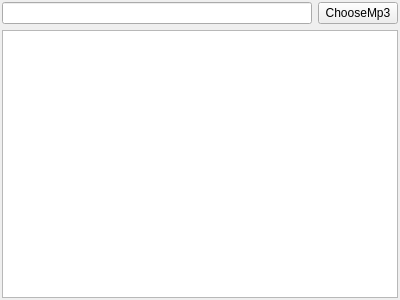
<?xml version="1.0" encoding="UTF-8"?>
<ui version="4.0">
 <class>Mp3InfoWidget</class>
 <widget class="QWidget" name="Mp3InfoWidget">
  <property name="geometry">
   <rect>
    <x>0</x>
    <y>0</y>
    <width>400</width>
    <height>300</height>
   </rect>
  </property>
  <property name="windowTitle">
   <string>Form</string>
  </property>
  <layout class="QVBoxLayout" name="verticalLayout">
   <property name="leftMargin">
    <number>2</number>
   </property>
   <property name="topMargin">
    <number>2</number>
   </property>
   <property name="rightMargin">
    <number>2</number>
   </property>
   <property name="bottomMargin">
    <number>2</number>
   </property>
   <item>
    <layout class="QHBoxLayout" name="horizontalLayout">
     <item>
      <widget class="QLineEdit" name="filePath"/>
     </item>
     <item>
      <widget class="QPushButton" name="chooseBtn">
       <property name="text">
        <string>ChooseMp3</string>
       </property>
      </widget>
     </item>
    </layout>
   </item>
   <item>
    <widget class="QTableView" name="ID3InfoTable"/>
   </item>
  </layout>
 </widget>
 <resources/>
 <connections/>
</ui>
